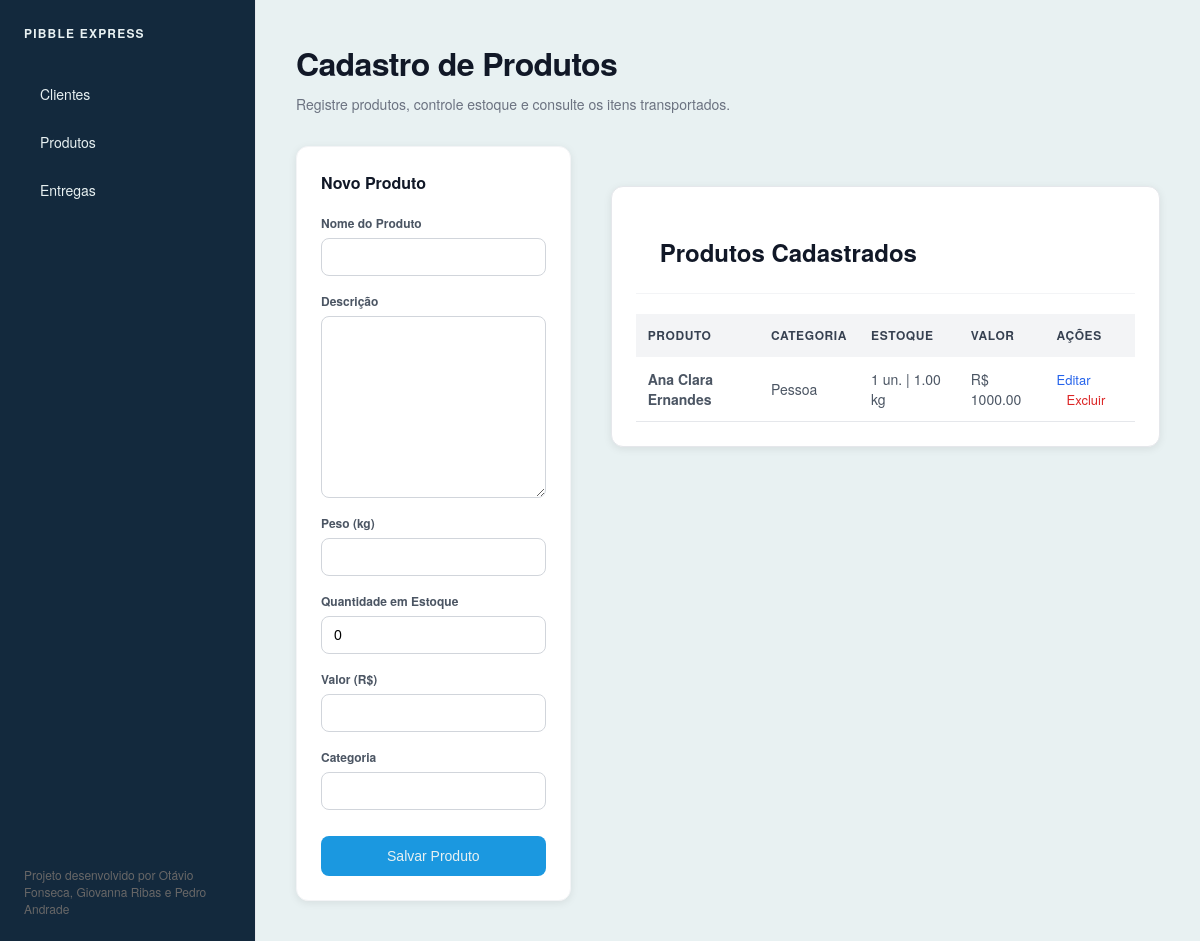
/produtos/, run on the app's committed database.
### produtos/models.py (models this page shows, shortened)
class Produto(models.Model):
    nome_produto = models.CharField(max_length=255, verbose_name="Nome do Produto")
    descricao = models.TextField(blank=True, null=True, verbose_name="Descrição")
    peso = models.DecimalField(max_digits=6, decimal_places=2, verbose_name="Peso (kg)")
    quantidade_estoque = models.IntegerField(default=0, verbose_name="Quantidade em Estoque")
    valor = models.DecimalField(max_digits=10, decimal_places=2, verbose_name="Valor (R$)")
    categoria = models.CharField(max_length=100, verbose_name="Categoria")

### core/views.py (the view)
# urls.py: path("produtos/", views.produtos, name="produtos"),
def produtos(request):
    form = ProdutoForm(request.POST or None)
    if request.method == "POST" and form.is_valid():
        form.save()
        return redirect("produtos")
    context = {
        "form": form,
        "produtos": Produto.objects.all().order_by("nome_produto"),
    }
    return render(request, "produtos.html", context)

### produtos/forms.py
class ProdutoForm(forms.ModelForm):
    class Meta:
        model = Produto
        fields = [
            "nome_produto",
            "descricao",
            "peso",
            "quantidade_estoque",
            "valor",
            "categoria",
        ]

### templates/produtos.html (shortened to what this page needs)
{% extends 'base.html' %}
{% block content %}
<header>
    <h1 class="header-title">Cadastro de Produtos</h1>
    <p class="header-subtitle">
        Registre produtos, controle estoque e consulte os itens transportados.
    </p>
</header>
<div class="mudar-layout-grid">
    <div class="card">
        <h2 class="form-title">
            {% if editando %}Editar Produto{% else %}Novo Produto{% endif %}
        </h2>
        <form method="POST" class="form-container">
            {% for field in form %}
            <div class="form-group">
                <label class="form-label">{{ field.label }}</label>
                {{ field }}
            </div>
            {% endfor %}
            <button type="submit" class="btn-submit">
                {% if editando %}Atualizar Produto{% else %}Salvar Produto{% endif %}
            </button>
        </form>
    </div>
    <section class="report-section">
        <div class="report-header">
            <h2>Produtos Cadastrados</h2>
        </div>
        <div class="table-container">
            <table class="data-table">
                <thead>
                    <tr>
                        <th>Produto</th>
                        <th>Categoria</th>
                        <th>Estoque</th>
                        <th>Valor</th>
                        <th>Ações</th>
                    </tr>
                </thead>
                <tbody>
                    {% for produto in produtos %}
                    <tr>
                        <td class="client-name">
                            {{ produto.nome_produto }}
                        </td>
                        <td>{{ produto.categoria }}</td>
                        <td>{{ produto.quantidade_estoque }} un. | {{ produto.peso }} kg</td>
                        <td>R$ {{ produto.valor }}</td>
                        <td>
                            <a href="{% url 'editar_produto' produto.pk %}" class="edit-link">Editar</a>
                            <a
                                href="{% url 'deletar_produto' produto.pk %}"
                                class="delete-link"
                                onclick="return confirm('Deseja excluir este produto?')"
                            >
                                Excluir
                            </a>
                        </td>
                    </tr>
                    {% empty %}
                    <tr>
                        <td colspan="5" class="empty-message">
                            Nenhum produto cadastrado.
                        </td>
                    </tr>
                    {% endfor %}
                </tbody>
            </table>
        </div>
    </section>
</div>
{% endblock %}

### static/css/style.css (style rules this page uses)
* { margin: 0; padding: 0; box-sizing: border-box; }
body { font-family: 'Helvetica Neue', Helvetica, Arial, sans-serif; background-color: #E8F1F2; color: #111827; display: flex; height: 100vh; height: 100vh; overflow: hidden; }
.header-title { font-size: 24px; font-weight: 600; letter-spacing: -0.02em; margin-bottom: 4px; }
.header-subtitle { font-size: 14px; color: #6b7280; margin-bottom: 32px; }
.card { background-color: #ffffff; padding: 24px; border-radius: 12px; border: 1px solid #f3f4f6; }
.report-section { background-color: #ffffff; border-radius: 12px; border: 1px solid #e5e7eb; overflow: hidden; }
.report-header { padding: 24px; border-bottom: 1px solid #f3f4f6; display: flex; justify-content: space-between; align-items: center; }
.table-container { overflow-x: auto; }
.data-table { width: 100%; border-collapse: collapse; text-align: left; font-size: 14px; }
.data-table th { background-color: #f9fafb; padding: 16px 24px; font-size: 12px; font-weight: 600; text-transform: uppercase; letter-spacing: 0.05em; color: #9ca3af; border-bottom: 1px solid #f3f4f6; }
.data-table td { padding: 16px 24px; color: #4b5563; border-bottom: 1px solid #f3f4f6; }
.header-title { font-size: 32px; font-weight: bold; color: #111827; }
.header-subtitle { margin-top: 8px; color: #6b7280; }
.card { background: #ffffff; padding: 24px; border-radius: 12px; box-shadow: 0 2px 8px rgba(0, 0, 0, 0.08); }
.report-section { margin-top: 40px; background: #ffffff; padding: 24px; border-radius: 12px; box-shadow: 0 2px 8px rgba(0, 0, 0, 0.08); }
.report-header { display: flex; justify-content: space-between; align-items: center; margin-bottom: 20px; }
.data-table { width: 100%; border-collapse: collapse; }
.data-table th { background-color: #f3f4f6; text-align: left; padding: 12px; color: #374151; }
.data-table td { padding: 12px; border-bottom: 1px solid #e5e7eb; }
.mudar-layout-grid { display: grid; grid-template-columns: 1fr 2fr; gap: 40px; align-items: start; }
.form-title { font-size: 16px; font-weight: 600; margin-bottom: 20px; }
.form-container { display: flex; flex-direction: column; gap: 16px; }
.form-group { display: flex; flex-direction: column; gap: 6px; }
.form-label { font-size: 12px; font-weight: 600; color: #4b5563; }
.form-group input, .form-group select, .form-group textarea { width: 100%; padding: 10px 12px; border: 1px solid #d1d5db; border-radius: 8px; font-size: 14px; }
.btn-submit { width: 100%; padding: 12px; margin-top: 10px; border: none; border-radius: 8px; background-color: #1B98E0; color: #E8F1F2; font-size: 14px; cursor: pointer; transition: 0.3s; }
.client-name { font-weight: 600; color: #111827; }
.delete-link { color: #dc2626; text-decoration: none; font-size: 13px; font-weight: 500; margin-left: 10px; }
.edit-link { color: #2563eb; text-decoration: none; font-size: 13px; font-weight: 500; }

### data on the page
Produto: nome_produto "Ana Clara Ernandes", categoria "Pessoa", quantidade_estoque "1", peso "1.00", valor "1000.00"

### other printed values
{{ field.label }} "Nome do Produto" "Descrição" "Peso (kg)" "Quantidade em Estoque" "Valor (R$)" "Categoria"
